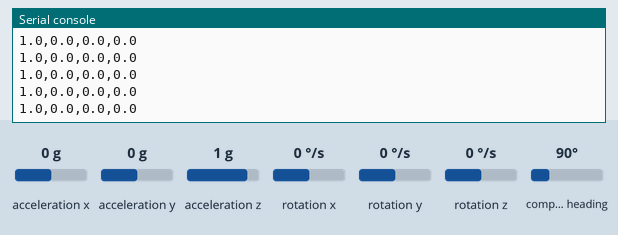
Simulated run of this program. Board: Raspberry Pi Pico running CircuitPython. Parts: the last lines printed to the serial console. The test bench sets the inputs (shaded band); at power-on: acceleration y 0 g, acceleration x 0 g, acceleration z 1 g, rotation x 0 °/s, rotation y 0 °/s, rotation z 0 °/s, compass heading 90°. Files the program writes start out absent; library files of the repository ran but are not shown: mahony.py.

Above: at 3.4 s.
3.5 s: acceleration y set to -1.4 g
At 3.65 s:
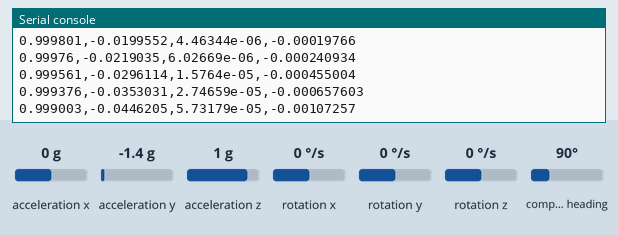
5.0 s: acceleration x set to -1.4 g
At 5.25 s:
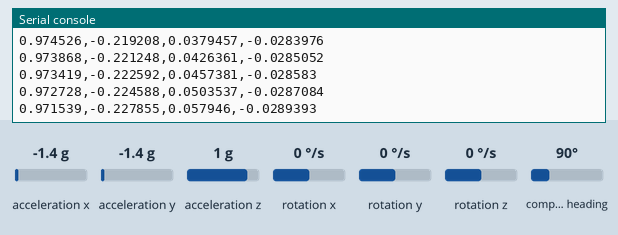
6.5 s: acceleration z set to -1.4 g
At 6.51 s:
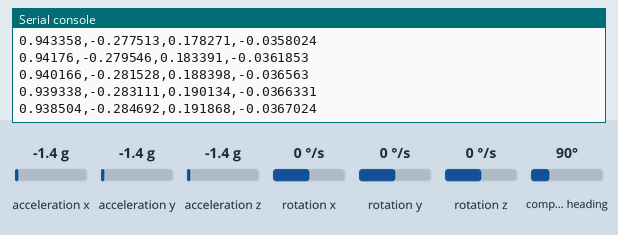
8.0 s: acceleration z set to 0 g
At 10.61 s:
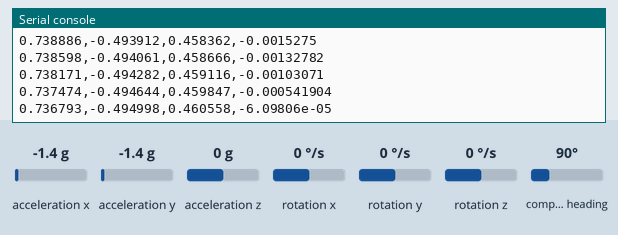
11.0 s: rotation x set to -192 °/s
At 11.31 s:
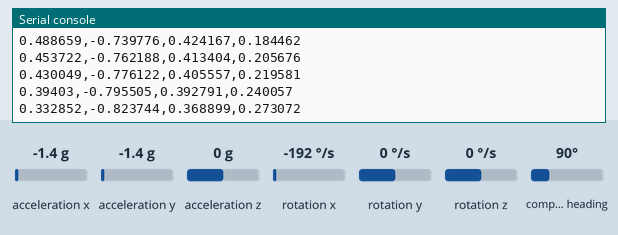
Timing chart, 0 to 13.5 s (numbered marks = the images above; inputs shaded):
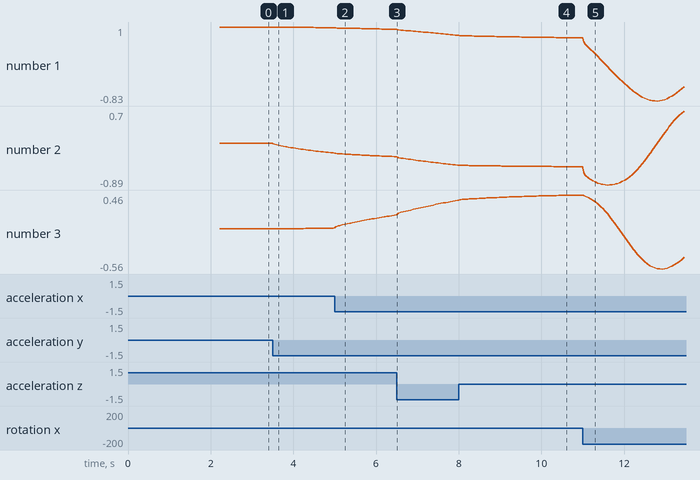

Measured:
- after the input at 3.5 s, the serial console: prints a new line at once (image 1)
- after the input at 5.0 s, the serial console: prints a new line at once (image 2)
- plotted number 1: 1 → 0.98 after the input at 3.5 s, 0.98 → 0.94 after the input at 5.0 s
- plotted number 2: 0 → -0.2 after the input at 3.5 s, -0.2 → -0.28 after the input at 5.0 s
- plotted number 3: 0 → 0.01 after the input at 3.5 s, 0.01 → 0.18 after the input at 5.0 s

The program:

code.py
```python
import time
import math
import board
import busio
import json
import os
from sensor import MPU6500, QMC5883L
from mahony import Mahony

SAMPLE_RATE_HZ = 100
UPDATE_INTERVAL_NS = int(1e9 / SAMPLE_RATE_HZ)  # Convert to nanoseconds
CALIBRATION_FILE = "/calibration.json"

# Increase frequency to 400kHz for faster sensor polling
i2c = busio.I2C(scl=board.GP15, sda=board.GP14, frequency=400000)

mpu = MPU6500(i2c)
mag = QMC5883L(i2c)

# Initialize Mahony Filter (Default Kp=0.5, Ki=0.0 are usually good starting points)
ahrs = Mahony(sample_freq=SAMPLE_RATE_HZ, Kp=0.5, Ki=0.0)

# State variable for non-blocking timer
last_update_time = time.monotonic_ns()

def calibrate_gyro(mpu):
    # Try to load existing calibration
    try:
        os.stat(CALIBRATION_FILE) # Check if file exists
        with open(CALIBRATION_FILE, "r") as f:
            offsets = json.load(f)
            return offsets["x"], offsets["y"], offsets["z"]
    except OSError:
        pass # File doesn't exist, proceed to calibrate

    # Run the calibration routine (from previous steps)
    x_off, y_off, z_off = 0.0, 0.0, 0.0
    samples = 200
    for _ in range(samples):
        gx, gy, gz = mpu.get_gyro()
        x_off += gx
        y_off += gy
        z_off += gz
        time.sleep(0.01)

    x_off /= samples
    y_off /= samples
    z_off /= samples

    # Try to save it for next time
    try:
        with open(CALIBRATION_FILE, "w") as f:
            json.dump({"x": x_off, "y": y_off, "z": z_off}, f)
    except OSError:
        pass

    return x_off, y_off, z_off

def get_orientation():
    global last_update_time

    current_time = time.monotonic_ns()

    # Non-blocking check: execute only if the interval has elapsed
    if (current_time - last_update_time) >= UPDATE_INTERVAL_NS:
        # 1. Read Raw Sensor Data
        ax, ay, az = mpu.get_acceleration()
        gx, gy, gz = mpu.get_gyro()
        raw_mx, raw_my, raw_mz = mag.get_mag()

        # Apply Calibration Offsets
        gx -= gyro_off_x
        gy -= gyro_off_y
        gz -= gyro_off_z

        # 2. Map Magnetometer Axes
        mx, my, mz = raw_my, raw_mx, -raw_mz

        # 3. Update the Mahony Filter
        # Note: Your MPU6500 class already scales gyro to degrees/sec, which Mahony requires.
        ahrs.update(gx, gy, gz, ax, ay, az, mx, my, mz)

        # 4. Reset Timer (Add interval instead of setting to current_time to avoid drift)
        last_update_time += UPDATE_INTERVAL_NS

    # 5. Retrieve and Convert Angles
    # invoke compute_angles() on demand and return radians.
    pitch_deg = math.degrees(ahrs.pitch)
    roll_deg = math.degrees(ahrs.roll)
    yaw_deg = math.degrees(ahrs.yaw)

    #return pitch_deg, roll_deg, yaw_deg

    # (q0 is the scalar part, q1/q2/q3 are the vector parts)
    return ahrs.q0, ahrs.q1, ahrs.q2, ahrs.q3

# Run calibration before starting AHRS
gyro_off_x, gyro_off_y, gyro_off_z = calibrate_gyro(mpu)

PRINT_INTERVAL_NS = 20_000_000 #20ms
while True:
    q0, q1, q2, q3 = get_orientation()

    if time.monotonic_ns() % PRINT_INTERVAL_NS < 5_000_000:
        print(f"{q0},{q1},{q2},{q3}")
```

sensor.py
```python
import time
import struct

class MPU6500:
    def __init__(self, i2c_bus, address=0x68):
        self.i2c = i2c_bus
        self.address = address

        # MPU6500 Registers
        self.PWR_MGMT_1 = 0x6B
        self.ACCEL_XOUT_H = 0x3B
        self.TEMP_OUT_H = 0x41
        self.GYRO_XOUT_H = 0x43
        self.SMPLRT_DIV = 0x19
        self.CONFIG = 0x1A
        self.GYRO_CONFIG = 0x1B
        self.ACCEL_CONFIG = 0x1C

        # Wake up the sensor (write 0x00 to power management register)
        self._write_register(self.PWR_MGMT_1, 0x00)
        time.sleep(0.1) # Give it a moment to stabilize

        # Set Sample Rate Divider to 0 (Divider = 1 + SMPLRT_DIV)
        self._write_register(self.SMPLRT_DIV, 0x00)

        # Disable DLPF for max bandwidth (8kHz Gyro, 4kHz Accel)
        self._write_register(self.CONFIG, 0x00)

        # set Gyro Full Scale at ±1000dps
        self._write_register(self.GYRO_CONFIG, 0x10)
        self.dpscon = float(32750 / 1000)

        # set Accle Full Scale at ±8g
        self._write_register(self.ACCEL_CONFIG, 0x10)
        self.gcon = float(32768 / 8)

    def _write_register(self, register, value):
        """Helper function to write a single byte to a register."""
        while not self.i2c.try_lock():
            pass
        try:
            self.i2c.writeto(self.address, bytes([register, value]))
        finally:
            self.i2c.unlock()

    def _read_registers(self, start_register, length):
        """Helper function to read multiple bytes from a starting register."""
        buffer = bytearray(length)
        while not self.i2c.try_lock():
            pass
        try:
            self.i2c.writeto(self.address, bytes([start_register]))
            self.i2c.readfrom_into(self.address, buffer)
        finally:
            self.i2c.unlock()
        return buffer

    def get_acceleration(self):
        """Reads accelerometer data and returns (X, Y, Z) in G-forces."""
        # Read 6 bytes starting from ACCEL_XOUT_H
        data = self._read_registers(self.ACCEL_XOUT_H, 6)

        # Unpack the 6 bytes into three 16-bit signed integers (>hhh)
        ax, ay, az = struct.unpack('>hhh', data)

        # Default MPU6500 scale is ±2g (16384 LSB/g)
        return (ax / self.gcon, ay / self.gcon, az / self.gcon)

    def get_gyro(self):
        """Reads gyroscope data and returns (X, Y, Z) in degrees per second."""
        # Read 6 bytes starting from GYRO_XOUT_H
        data = self._read_registers(self.GYRO_XOUT_H, 6)

        # Unpack the 6 bytes into three 16-bit signed integers (>hhh)
        gx, gy, gz = struct.unpack('>hhh', data)

        # Default MPU6500 scale is ±250 dps (131 LSB/dps)
        return (gx / self.dpscon, gy / self.dpscon, gz / self.dpscon)

    def get_temperature(self):
        """Reads temperature data and returns degrees Celsius."""
        # Read 2 bytes starting from TEMP_OUT_H
        data = self._read_registers(self.TEMP_OUT_H, 2)

        # Unpack the 2 bytes into one 16-bit signed integer (>h)
        raw_temp = struct.unpack('>h', data)[0]

        # MPU6500 formula: (Raw / 333.87) + 21.0
        return (raw_temp / 333.87) + 21.0


class QMC5883L:
    def __init__(self, i2c_bus, address=0x0D): # QMC5883L default address is 0x0D
        self.i2c = i2c_bus
        self.address = address

        # QMC5883L specific startup sequence
        # 1. Write 0x01 to Set/Reset register (0x0B)
        self._write_register(0x0B, 0x01)

        # 2. Control Reg 1 (0x09): OSR=512, RNG=8G, ODR=200Hz, MODE=Continuous
        # 0x00 (OSR) | 0x10 (RNG) | 0x0C (ODR) | 0x01 (MODE) = 0x1D
        self._write_register(0x09, 0x1D) # Changed from 0x19 to 0x1D
        time.sleep(0.01)

    def _write_register(self, register, value):
        while not self.i2c.try_lock():
            pass
        try:
            self.i2c.writeto(self.address, bytes([register, value]))
        finally:
            self.i2c.unlock()

    def get_mag(self):
        # Read 6 bytes starting from X_LSB (0x00)
        buffer = bytearray(6)
        while not self.i2c.try_lock():
            pass
        try:
            self.i2c.writeto(self.address, bytes([0x00]))
            self.i2c.readfrom_into(self.address, buffer)
        finally:
            self.i2c.unlock()

        # Unpack as Little-Endian signed shorts (<hhh)
        mx, my, mz = struct.unpack('<hhh', buffer)
        return (mx, my, mz)
```
